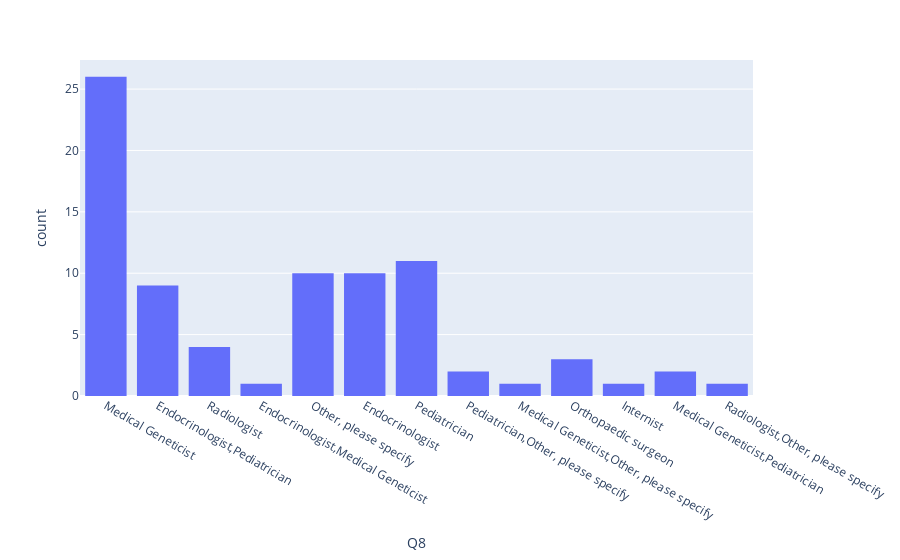

Notebook code cell kept with this figure:
### Code cell
fig = px.histogram(data, x='Q8')
fig.show()

### Figure 1 — Plotly figure (JSON) as saved in the notebook; plotly's stock layout.template omitted (floating-point values rounded to 4 significant figures)
{"data": [{"alignmentgroup": "True", "bingroup": "x", "hovertemplate": "Q8=%{x}<br>count=%{y}<extra></extra>", "legendgroup": "", "marker": {"color": "#636efa", "pattern": {"shape": ""}}, "name": "", "offsetgroup": "", "orientation": "v", "showlegend": false, "type": "histogram", "x": ["Medical Geneticist", "Endocrinologist,Pediatrician", "Endocrinologist,Pediatrician", "Medical Geneticist", "Endocrinologist,Pediatrician", "Medical Geneticist", "Radiologist", "Endocrinologist,Medical Geneticist", "Medical Geneticist", "Medical Geneticist", "Endocrinologist,Pediatrician", "Other, please specify", "Endocrinologist", "Endocrinologist", "Medical Geneticist", "Pediatrician", "Pediatrician", "Endocrinologist", "Endocrinologist,Pediatrician", "Endocrinologist,Pediatrician", "Other, please specify", "Pediatrician,Other, please specify", "Pediatrician", "Other, please specify", "Other, please specify", "Other, please specify", null, null, "Endocrinologist,Pediatrician", "Pediatrician", "Endocrinologist", "Pediatrician,Other, please specify", "Medical Geneticist", "Medical Geneticist", "Medical Geneticist", "Medical Geneticist", "Medical Geneticist,Other, please specify", "Medical Geneticist", "Endocrinologist,Pediatrician", "Orthopaedic surgeon", "Other, please specify", "Other, please specify", "Orthopaedic surgeon", null, "Medical Geneticist", "Pediatrician", "Internist", "Endocrinologist", "Endocrinologist,Pediatrician", "Pediatrician", null, "Medical Geneticist", "Endocrinologist", "Orthopaedic surgeon", null, null, null, "Radiologist", null, "Endocrinologist", null, "Pediatrician", "Pediatrician", "Medical Geneticist", null, "Endocrinologist", "Endocrinologist", "Medical Geneticist", "Medical Geneticist", "Other, please specify", "Medical Geneticist", "Medical Geneticist", "Other, please specify", "Pediatrician", "Medical Geneticist", null, "Pediatrician", "Medical Geneticist", "Medical Geneticist,Pediatrician", "Medical Geneticist", "Radiologist,Other, please specify", "Medical Geneticist", "Pediatrician", "Medical Geneticist", "Medical Geneticist", "Medical Geneticist,Pediatrician", "Other, please specify", "Medical Geneticist", "Medical Geneticist", "Radiologist", "Endocrinologist", "Radiologist"], "xaxis": "x", "yaxis": "y"}], "layout": {"autosize": true, "barmode": "relative", "legend": {"tracegroupgap": 0}, "margin": {"t": 60}, "xaxis": {"anchor": "y", "autorange": true, "domain": [0, 1], "range": [-0.5, 12.5], "title": {"text": "Q8"}, "type": "category"}, "yaxis": {"anchor": "x", "autorange": true, "domain": [0, 1], "range": [0, 27.37], "title": {"text": "count"}}}}
